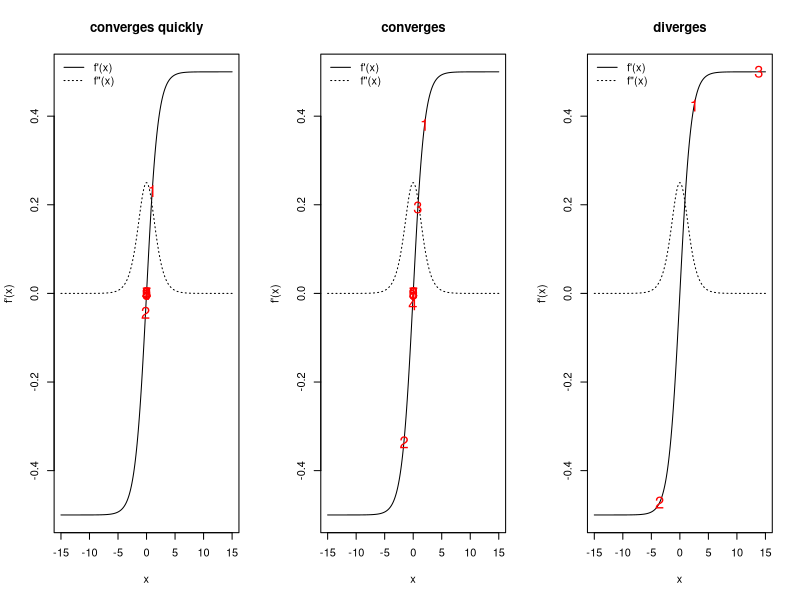
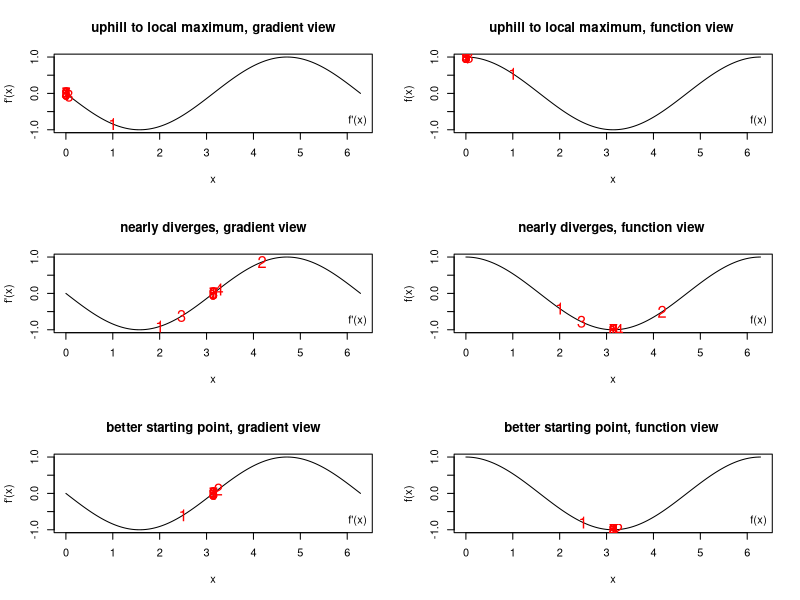
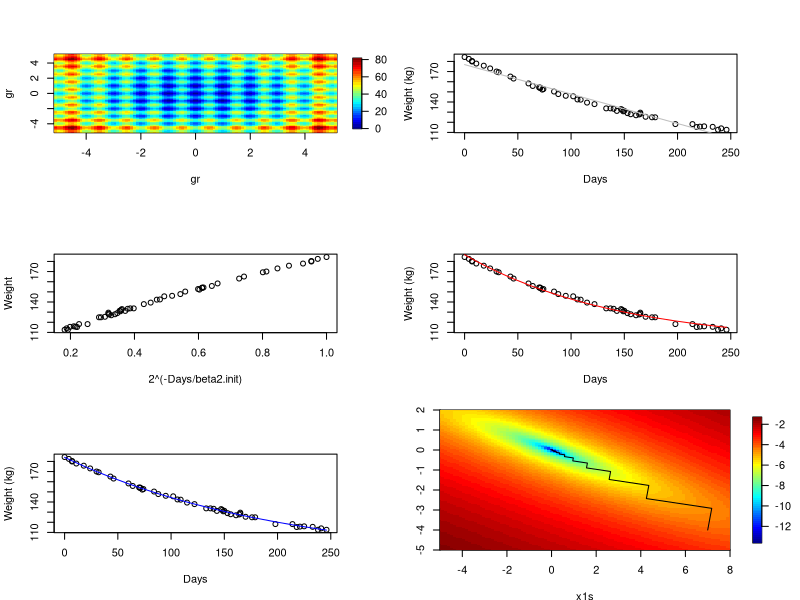
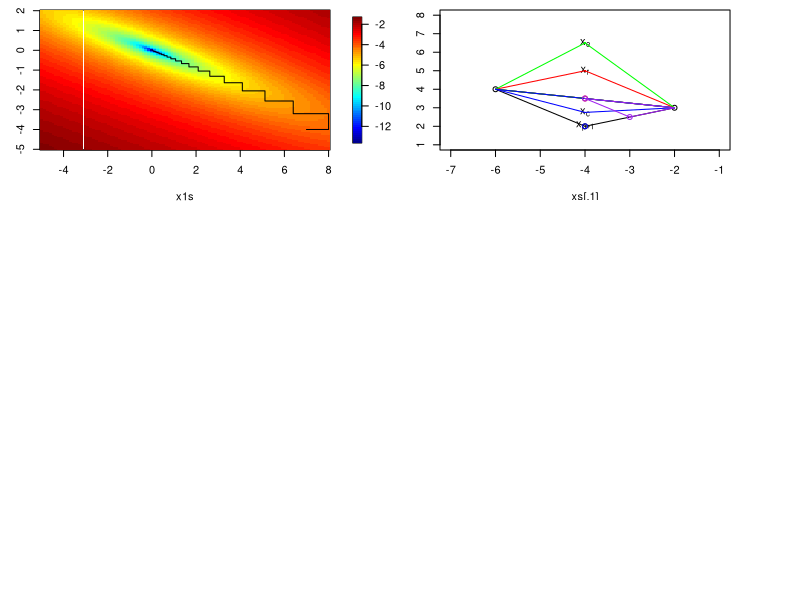
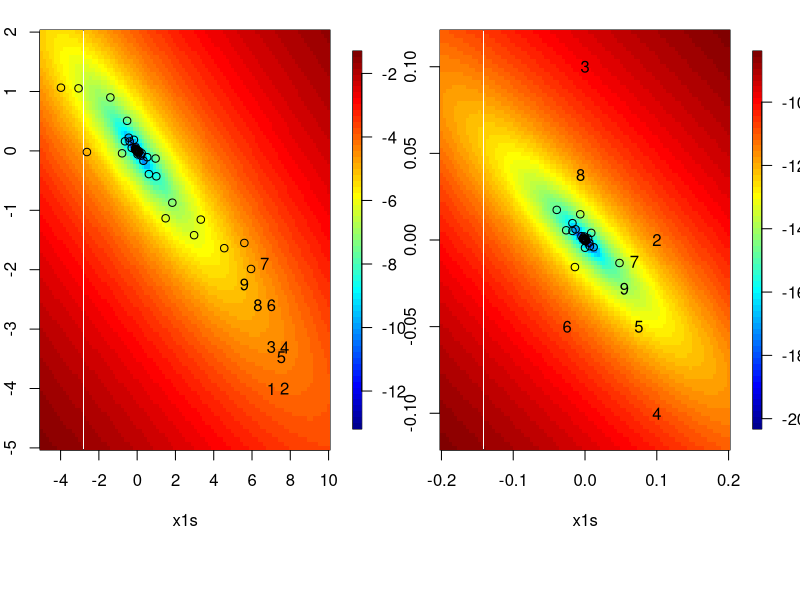
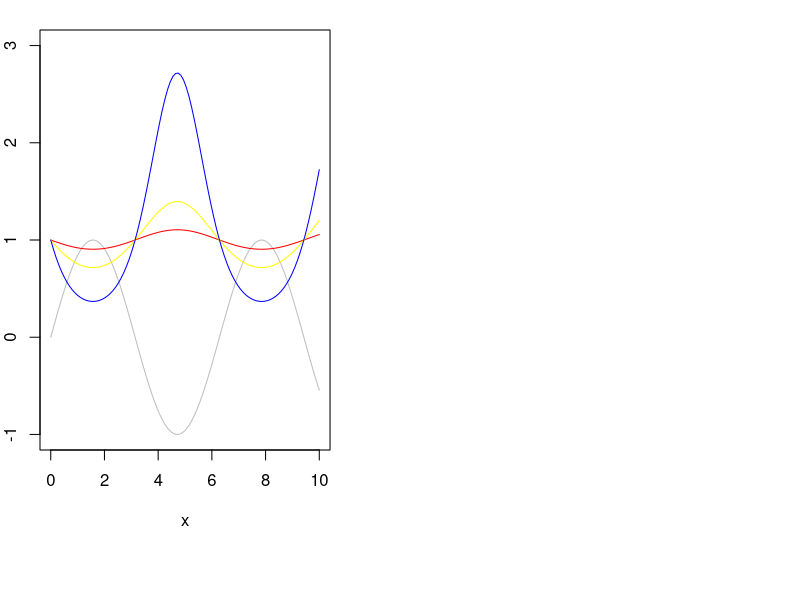
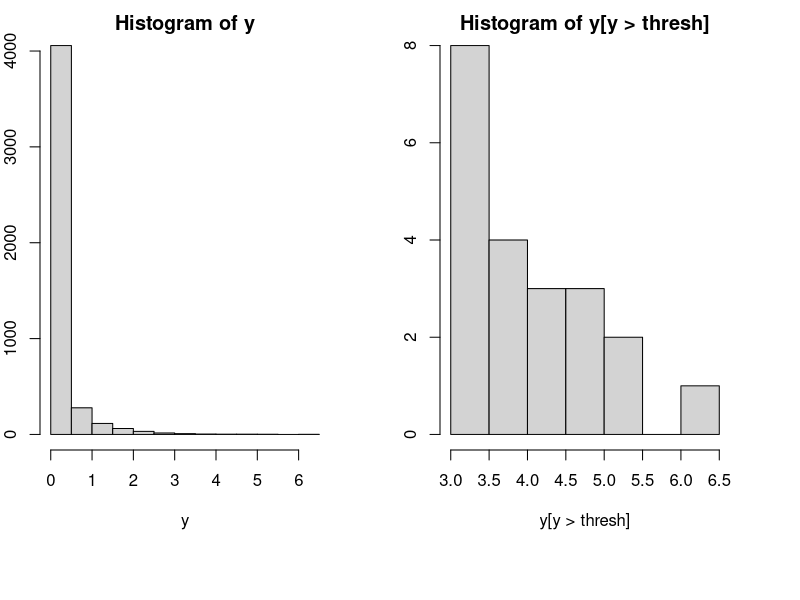
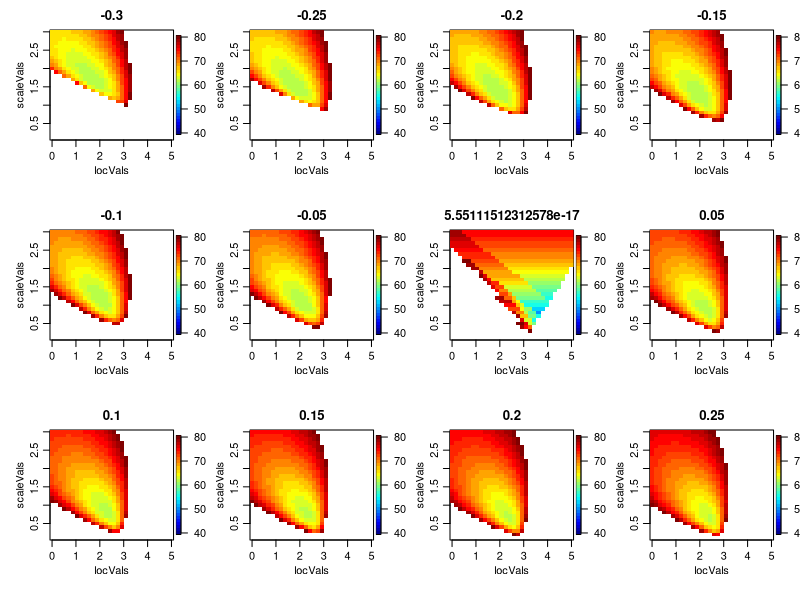

Recreate these plots in R, in order. (Note: this script raises an error after producing the figures.)
################################################################
### Demo code for Unit 11 of Stat243, "Optimization"
### Chris Paciorek, November 2020
################################################################

#######################################
# 3: Univariate function optimization
#######################################

### 3.3.3 How can Newton's method go wrong? 

## @knitr newton-diverge

par(mfrow = c(1, 3))
fp <- function(x, theta = 1){
	exp(x*theta)/(1+exp(x*theta)) - .5
}
fpp <- function(x, theta = 1){
	exp(x*theta)/((1+exp(x*theta))^2)
}
xs <- seq(-15, 15, len = 300)

## good starting point
x0 <- 1
xvals <- c(x0,rep(NA,9))
for(t in 2:10){
	xvals[t]=xvals[t-1] - fp(xvals[t-1]) / fpp(xvals[t-1])
}
## print(xvals)

plot(xs, fp(xs), type = 'l', xlab = 'x', ylab = "f'(x)", main ='converges quickly')
lines(xs, fpp(xs), lty = 3)
legend('topleft', bty = 'n', lty = c(1,3), legend = c("f'(x)", 'f"(x)'))
points(xvals, fp(xvals), pch = as.character(1:length(xvals)), col = 'red', cex = 1.5)

## ok starting point
x0 <- 2
xvals <- c(x0,rep(NA,9))
for(t in 2:10){
	xvals[t]=xvals[t-1] - fp(xvals[t-1]) / fpp(xvals[t-1])
}
## print(xvals)

plot(xs, fp(xs), type = 'l', xlab = 'x', ylab = "f'(x)", main ='converges')
lines(xs, fpp(xs), lty = 3)
legend('topleft', bty = 'n', lty = c(1,3), legend = c("f'(x)", 'f"(x)'))
points(xvals, fp(xvals), pch = as.character(1:length(xvals)), col = 'red', cex = 1.5)

## bad starting point
x0 <- 2.5
xvals <- c(x0,rep(NA,9))
for(t in 2:10){
	xvals[t]=xvals[t-1] - fp(xvals[t-1]) / fpp(xvals[t-1])
}
## print(xvals)
## whoops

plot(xs, fp(xs), type = 'l', xlab = 'x', ylab = "f'(x)", main = 'diverges')
lines(xs, fpp(xs), lty = 3)
legend('topleft', lty = c(1,3), legend = c("f'(x)", 'f"(x)'), bty = 'n')
points(xvals, fp(xvals), pch = as.character(1:length(xvals)), col = 'red', cex = 1.5)


## @knitr newton-uphill

## example of mistakenly climbing uphill

par(mfrow = c(3,2))

# original fxn
f <- function(x) cos(x)
# gradient
fp <- function(x) -sin(x)
# second derivative
fpp <- function(x) -cos(x)
xs <- seq(0, 2*pi, len = 300)

x0 <- 1 # starting point
fp(x0) # negative
fpp(x0) # negative
x1 <- x0 - fp(x0)/fpp(x0) # whoops, we've gone uphill 
## because of the negative second derivative
xvals <- c(x0,rep(NA,9))
for(t in 2:10){
	xvals[t]=xvals[t-1]-fp(xvals[t-1])/fpp(xvals[t-1])
}
## print(xvals)

plot(xs, fp(xs), type = 'l', xlab = 'x', ylab = "f'(x)",
     main = 'uphill to local maximum, gradient view',)
legend('bottomright', legend = c("f'(x)"), bty = 'n')
points(xvals, fp(xvals), pch = as.character(1:length(xvals)), col = 'red', cex = 1.5)
## and we've found a maximum rather than a minimum...
plot(xs, f(xs), type = 'l', xlab = 'x', ylab = "f(x)", 
     main = 'uphill to local maximum, function view ',)
legend('bottomright', legend = c("f(x)"), bty = 'n')
points(xvals, f(xvals), pch = as.character(1:length(xvals)), col = 'red', cex = 1.5)


## in contrast, with better starting points we can find the minimum

x0 <- 2 # ok starting point
fp(x0) 
fpp(x0) 
x1 <- x0 - fp(x0)/fpp(x0) 
xvals <- c(x0,rep(NA,9))
for(t in 2:10){
	xvals[t]=xvals[t-1]-fp(xvals[t-1])/fpp(xvals[t-1])
}
## print(xvals)

# oscillates and comes close to diverging but converges
plot(xs, fp(xs), type = 'l', xlab = 'x', ylab = "f'(x)",
     main = 'nearly diverges, gradient view',)
legend('bottomright', legend = c("f'(x)"), bty = 'n')
points(xvals, fp(xvals), pch = as.character(1:length(xvals)), col = 'red', cex = 1.5)
## and we've found a maximum rather than a minimum...
plot(xs, f(xs), type = 'l', xlab = 'x', ylab = "f(x)", 
     main = 'nearly diverges, function view ',)
legend('bottomright', legend = c("f(x)"), bty = 'n')
points(xvals, f(xvals), pch = as.character(1:length(xvals)), col = 'red', cex = 1.5)


x0 <- 2.5 # good starting point
fp(x0) 
fpp(x0) 
x1 <- x0 - fp(x0)/fpp(x0) 
xvals <- c(x0,rep(NA,9))
for(t in 2:10){
	xvals[t]=xvals[t-1]-fp(xvals[t-1])/fpp(xvals[t-1])
}
## print(xvals)

## converges quickly
plot(xs, fp(xs), type = 'l', xlab = 'x', ylab = "f'(x)",
     main = 'better starting point, gradient view',)
legend('bottomright', legend = c("f'(x)"), bty = 'n')
points(xvals, fp(xvals), pch = as.character(1:length(xvals)), col = 'red', cex = 1.5)
## and we've found a maximum rather than a minimum...
plot(xs, f(xs), type = 'l', xlab = 'x', ylab = "f(x)", 
     main = 'better starting point, function view ',)
legend('bottomright', legend = c("f(x)"), bty = 'n')
points(xvals, f(xvals), pch = as.character(1:length(xvals)), col = 'red', cex = 1.5)


## @knitr dummy

#######################################
# 4: Convergence ideas
#######################################

### 4.2 Starting values

## @knitr rastrigin

rastrigin <- function(x) {
	A <- 10
	n <- length(x)
	return(A*n + sum(x^2 - A * cos(2*pi*x)))
}
const <- 5.12
nGrid <- 100
gr <- seq(-const, const, len = nGrid)
xs <- expand.grid(x1 = gr, x2 = gr)
y <- apply(xs, 1, rastrigin)
require(fields)
image.plot(gr, gr, matrix(y, nGrid, nGrid), col=tim.colors(32))

## @knitr dummy

### 4.3 Convergence rates

## @knitr convergence

options(digits = 10)
f <- function(x) cos(x)
fp <- function(x) -sin(x)
fpp <- function(x) -cos(x)
xstar <- pi # known minimum

## N-R
x0 <- 2
xvals <- c(x0,rep(NA,9))
for(t in 2:10){
	xvals[t] <- xvals[t-1] - fp(xvals[t-1]) / fpp(xvals[t-1])
}
print(xvals)

## bisection
bisecStep <- function(interval, fp){
	xt <- mean(interval)
	if(fp(interval[1]) * fp(xt) <= 0) interval[2] <- xt else interval[1] <- xt
	return(interval)
}
nIt <- 30
a0 <- 2; b0 <- (3*pi/2) - (xstar - a0) 
## have b0 be as far from min as a0 for fair comparison with N-R
interval <- matrix(NA, nr = nIt, nc = 2)
interval[1, ] <- c(a0, b0)
for(t in 2:nIt){
	interval[t, ] <- bisecStep(interval[t-1, ], fp)
}
rowMeans(interval)

## @knitr dummy

########################################
### 5: Multivariate optimization
########################################

### 5.2 Newton-Raphson (Newton's method)

library(MASS)
head(wtloss)
attach(wtloss)

plot(Days, Weight, ylab = "Weight (kg)")

### Linear fit - not a good model
wtloss.lm <- lm(Weight ~ Days, data = wtloss)
coef(wtloss.lm) # estimates of the intercept and slope
lines(Days, fitted(wtloss.lm), col = "grey")

## we need some starting values
## guess that beta2 approx 100 since the midpoint of Days is near 100

beta2.init = 100
2^(-Days/beta2.init)  ## implicit covariate

plot(2^(-Days/beta2.init), Weight)
tmpMod = lm(Weight ~ I(2^(-Days/beta2.init)))
beta0.init = tmpMod$coef[1]
beta1.init = tmpMod$coef[2]

plot(Days, Weight, ylab = "Weight (kg)")
lines(Days, beta0.init + beta1.init * 2^(-Days/beta2.init), col = 'red')
## not bad; let's go with that

expr = quote((Weight - (beta0 + beta1 * 2^(-Days/beta2)))^2) # objective is sum of this quantity over the observations
## let R do the differentiation of the basic expression for us (since human error in taking derivatives is very common)
## R won't deal with the summation, so we'll have to do that ourselves
deriv(expr, c("beta0", "beta1", "beta2"), function.arg = TRUE)
deriv3(expr, c("beta0", "beta1", "beta2"), function.arg = TRUE) # same as deriv()  with Hessian = TRUE

f =function(betas){
  sum((Weight - (betas[1] + betas[2] * 2^(-Days/betas[3])))^2)
}

## use the basic code based on deriv() and deriv3() 
fp = function(betas){
  ## a bit sloppy as I use Days and Weight as global vars here
  beta0 = betas[1]
  beta1 = betas[2]
  beta2 = betas[3]
  .expr3 <- 2^(-Days/beta2)
  .expr6 <- Weight - (beta0 + beta1 * .expr3)
  grad = - c(sum(2*.expr6), sum(2*(.expr3*.expr6)),
             sum(2* (beta1 * (.expr3 * (log(2) * (Days/beta2^2))) * .expr6)))
  return(grad)
}

fpp = function(betas){
  ## a bit sloppy as I use Days and Weight as global vars here
  n = length(Days)
  beta0 = betas[1]
  beta1 = betas[2]
  beta2 = betas[3]
  .expr3 <- 2^(-Days/beta2)
  .expr6 <- Weight - (beta0 + beta1 * .expr3)
  .expr11 <- log(2)
  .expr12 <- beta2^2
  .expr14 <- .expr11 * (Days/.expr12)
  .expr15 <- .expr3 * .expr14
  .expr16 <- beta1 * .expr15
  
  hessian = matrix(0, 3, 3)
  hessian[1, 1] <- 2*n # don't forget to do summation (i.e., multiply by n)
  hessian[1, 2] <- sum(2 * .expr3)
  hessian[1, 3] <- sum( 2 *  .expr16)
  hessian[2, 2] <- sum( 2 * (.expr3 * .expr3))
  
  hessian[2, 3] <-  - sum(2 * 
                          (.expr15 * .expr6 - .expr3 * .expr16))
  
  hessian[3, 3] <- - sum(2 * (beta1 * (.expr15 * 
                                       .expr14 - .expr3 * (.expr11 * (Days * (2 * beta2)/.expr12^2))) * 
                              .expr6 - .expr16 * .expr16))
  hessian[lower.tri(hessian)] = t(hessian[upper.tri(hessian)])
  return(hessian) 
}



nIt = 20
xvals = matrix(NA, nr = nIt, nc = 3)
xvals[1, ] = c(beta0.init, beta1.init, beta2.init)


for(t in 2:nIt){
  xvals[t, ] = xvals[t-1, ] - solve(fpp(xvals[t-1, ]), fp(xvals[t-1, ]))
  if(FALSE){ # in case not numerically p.d., use pseudoinverse
    e = eigen(fpp(xvals[t-1, ])) 
    e$val = 1/e$val
    e$val[e$val < 0] = 0 # pseudo-inverse
    xvals[t, ] = xvals[t-1, ] - e$vec%*%((t(e$vec)*e$val)%*%fp(xvals[t-1, ]))
  }
}

## let's check against R's built-in nonlinear least squares function
beta.start = xvals[1, ]
names(beta.start) = c("beta0", "beta1", "beta2")
wtloss.fm <- nls(Weight ~ beta0 + beta1*2^(-Days/beta2), 
                 data = wtloss, start = beta.start, trace = TRUE)
nlsEst = coef(wtloss.fm)

f(xvals[20, ])
f(nlsEst)

plot(Days, Weight, ylab = "Weight (kg)")
lines(Days, fitted(wtloss.fm), col = "blue")

### 5.3 Fisher scoring

## data are only involved in .expr6 and all Hessian terms involving .expr6 are linear in it, so replace with its expectation, which is simply 0

fppFS = function(betas){
  ## a bit sloppy as I use Days and Weight as global vars here
  n = length(Days)
  beta0 = betas[1]
  beta1 = betas[2]
  beta2 = betas[3]
    .expr3 <- 2^(-Days/beta2)
    .expr6 <- 0 # Weight - (beta0 + beta1 * .expr3)
    .expr11 <- log(2)
    .expr12 <- beta2^2
    .expr14 <- .expr11 * (Days/.expr12)
    .expr15 <- .expr3 * .expr14
    .expr16 <- beta1 * .expr15
 
  hessian = matrix(0, 3, 3)
  hessian[1, 1] <- 2*n # don't forget to do summation (i.e., multiply by n)
    hessian[1, 2] <- sum(2 * .expr3)
    hessian[1, 3] <- sum( 2 *  .expr16)
    hessian[2, 2] <- sum( 2 * (.expr3 * .expr3))
  
    hessian[2, 3] <-  - sum(2 * 
        (.expr15 * .expr6 - .expr3 * .expr16))

    hessian[3, 3] <- - sum(2 * (beta1 * (.expr15 * 
        .expr14 - .expr3 * (.expr11 * (Days * (2 * beta2)/.expr12^2))) * 
        .expr6 - .expr16 * .expr16))
  hessian[lower.tri(hessian)] = t(hessian[upper.tri(hessian)])
  return(hessian) 
}


nIt = 20
xvals = matrix(NA, nr = nIt, nc = 3)
xvals[1, ] = c(beta0.init, beta1.init, beta2.init)

fpp(xvals[1, ])
fppFS(xvals[1, ])
## pretty similar - some terms in the observed FI didn't involve the data, so don't change anyway

for(t in 2:nIt){
  xvals[t, ] = xvals[t-1, ] - solve(fppFS(xvals[t-1, ]), fp(xvals[t-1, ]))
}

## FS seems to give slightly faster convergence here


### 5.5.1 Descent methods and Newton-like methods

## steepest descent

## @knitr steepest

par(mai = c(.5,.4,.1,.4))
f <- function(x){
	x[1]^2/1000 + 4*x[1]*x[2]/1000 + 5*x[2]^2/1000
}
fp <- function(x){
	c(2 * x[1]/1000 + 4 * x[2]/1000,
	4 * x[1]/1000 + 10 * x[2]/1000)
}
lineSearch <- function(alpha, xCurrent, direction, FUN){
	newx <- xCurrent + alpha * direction
	FUN(newx)
}
nIt <- 50
xvals <- matrix(NA, nr = nIt, nc = 2)
xvals[1, ] <- c(7, -4)
for(t in 2:50){
	newalpha <- optimize(lineSearch, interval = c(-5000, 5000),
		xCurrent = xvals[t-1, ], direction = fp(xvals[t-1, ]),
		FUN = f)$minimum 
	xvals[t, ] <- xvals[t-1, ] + newalpha * fp(xvals[t-1, ])
}
x1s <- seq(-5, 8, len = 100); x2s = seq(-5, 2, len = 100)
fx <- apply(expand.grid(x1s, x2s), 1, f)
## plot f(x) surface on log scale
image.plot(x1s, x2s, matrix(log(fx), 100, 100), 
	xlim = c(-5, 8), ylim = c(-5,2)) 
lines(xvals) ## overlay optimization path
## kind of slow

## @knitr dummy

### 5.6 Gauss-Seidel

## @knitr Gauss-Seidel

f <- function(x){
	return(x[1]^2/1000 + 4*x[1]*x[2]/1000 + 5*x[2]^2/1000)
}
f1 <- function(x1, x2){ # f(x) as a function of x1
	return(x1^2/1000 + 4*x1*x2/1000 + 5*x2^2/1000)
}
f2 <- function(x2, x1){ # f(x) as a function of x2
	return(x1^2/1000 + 4*x1*x2/1000 + 5*x2^2/1000)
}
x1s <- seq(-5, 8, len = 100); x2s = seq(-5, 2, len = 100)
fx <- apply(expand.grid(x1s, x2s), 1, f)
image.plot(x1s, x2s, matrix(log(fx), 100, 100))
nIt <- 49
xvals <- matrix(NA, nr = nIt, nc = 2)
xvals[1, ] <- c(7, -4)
## 5, -10
for(t in seq(2, nIt, by = 2)){
	newx1 <- optimize(f1, x2 = xvals[t-1, 2], interval = c(-40, 40))$minimum
	xvals[t, ] <- c(newx1, xvals[t-1, 2])
	newx2 <- optimize(f2, x1 = newx1, interval = c(-40, 40))$minimum
	xvals[t+1, ] <- c(newx1, newx2)
}
lines(xvals)

## @knitr dummy

### 5.7 Nelder-Mead

## set up tuning factors
alpha = 1
gamma = 2
beta = .5
delta = .5

## auxiliary function to plot line segments
plotseg = function(ind1, ind2, col = 1){
  if(length(ind1) == 1){
    segments(xs[ind1, 1], xs[ind1 , 2], xs[ind2, 1], xs[ind2, 2], col = col)
  } else{
    segments(ind1[1], ind1[2], xs[ind2, 1], xs[ind2, 2], col = col)    
  }
}
  
## initial polytope
xs = matrix(c(-2,3,-6,4,-4,2),nc=2,byrow=T)

plot(xs,xlim=c(-7,-1),ylim=c(1,8))
plotseg(2, 3)
plotseg(1, 3)
plotseg(1, 2)

xbar = (xs[1,]+xs[2,])/2

text(xs[3,1], xs[3,2], expression(x[p+1]))

points(xbar[1],xbar[2], col = 'red')

### reflection

xr = (1+alpha)*xbar - alpha*xs[3,]
points(xr[1],xr[2],col = 'red', pch = 16, cex = .4)
text(xr[1],xr[2], expression(x[r]))

plotseg(xr, 1, col = 'red')
plotseg(xr, 2, col = 'red')
plotseg(1, 2, col = 'red')
## red triangle is now our proposed new polytope

### consider expansion if xr is better than all the other points

xe = gamma*xr + (1-gamma)*xbar
points(xe[1], xe[2], col = 'green', pch = 16, cex = .4)
text(xe[1],xe[2], expression(x[e]))
## if xe is better than xr, use xe, o.w. use xr

plotseg(xe, 1, col = 'green')
plotseg(xe, 2, col = 'green')
plotseg(1, 2, col = 'green')

### consider contraction if xr is worse than x_1,...,x_p

## suppose xr is worse than x_p+1
## set xh = x_p+1

points(xs[3,1], xs[3, 2], col = 'blue')

## set xh to be the best of these two points
xh = xs[3, ] # suppose the original point is better than the reflection
xc = beta*xh + (1-beta)*xbar
points(xc[1], xc[2], col = 'blue', pch = 16, cex = .4)
text(xc[1],xc[2], expression(x[c]))
## if xc is better than xh, then contract

plotseg(xc, 1, col = 'blue')
plotseg(xc, 2, col = 'blue')
plotseg(1, 2, col = 'blue')

## if not, shrink simplex toward the best point (xs[1, ])

### shrinkage

xs[2, ] = delta*xs[2, ] + (1-delta)*xs[1, ]
xs[3, ] = delta*xs[3, ] + (1-delta)*xs[1, ]

points(xs[2, 1], xs[2, 2], col = 'purple')
points(xs[3, 1], xs[3, 2], col = 'purple')

plotseg(1, 2, 'purple')
plotseg(1, 3, 'purple')
plotseg(2, 3, 'purple')

### if xr was better than x_p+1 then
## set xh = xr and do the contraction and shrinkage similarly to the above

### Nelder-Mead on our quadratic toy example

## @knitr nelder-example

f <- function(x, plot = TRUE, verbose = FALSE) {
    result <- x[1]^2/1000 + 4*x[1]*x[2]/1000 + 5*x[2]^2/1000
    if(verbose) print(result)
    if(plot && cnt < 10) {
        points(x[1], x[2], pch = as.character(cnt))
        if(cnt < 10) cnt <<- cnt + 1 else cnt <<- 1
        if(interactive())
            invisible(readline(prompt = "Press <Enter> to continue..."))
    } else if(plot) points(x[1], x[2])
    return(result)
}

library(fields)
par(mfrow = c(1,2))

x1s <- seq(-5, 10, len = 100); x2s = seq(-5, 2, len = 100)
fx <- apply(expand.grid(x1s, x2s), 1, f, FALSE)
cnt <- 1
image.plot(x1s, x2s, matrix(log(fx), 100, 100))
init <- c(7, -4)
optim(init, f, method = "Nelder-Mead", verbose = FALSE)

x1s <- seq(-.2, .2, len = 100); x2s = seq(-.12, .12, len = 100)
fx <- apply(expand.grid(x1s, x2s), 1, f, FALSE)
cnt <- 1
image.plot(x1s, x2s, matrix(log(fx), 100, 100))
init <- c(-0, 0)
optim(init, f, method = "Nelder-Mead", verbose = FALSE)

## @knitr dummy

### 5.8 Simulated annealing

x= seq(0,10,len=100)
f=function(x)  sin(x)

plot(x, f(x), type='l', ylim = c(-1, 3), col = 'grey')
tau = 10
## plot the modified function
lines(x, exp(-f(x)/tau), col = 'red')   # try tau = 3, 1, .3, etc.
## effect of cooling...
tau =3
# plot the modified function
lines(x, exp(-f(x)/tau), col='yellow')   # try tau = 3, 1, .3, etc.
tau =1
## plot the modified function
lines(x, exp(-f(x)/tau), col = 'blue')   # try tau = 3, 1, .3, etc.

##############################
# 6: Optimization in R
##############################

### 6.1 Core optimization functions

## using optim()

yHundredths = scan('../data/precipData.txt')  # precip in hundredths of inches
yHundredths = yHundredths[!is.na(yHundredths)]
y = yHundredths/100  # precip now in inches

par(mfrow = c(1, 2))
hist(y)
thresh = 3
hist(y[y > thresh])

npy=31+28+31 # number of days in winter season
cutoff = (1/25.4) # wet days defined as those with > 1 mm (1/25.4 inches) of precip
thresh = as.numeric(quantile(y[y > cutoff],.98,na.rm=T)) # 98%ile of wet days


pp.lik <- function(par, y, thresh, npy) {
  mu <- par[1]
  sc <- par[2]
  xi <- par[3]
  uInd = y > thresh
  if(sc <= 0) 
    return(10^6);
  if ((1 + ((xi * (thresh - mu))/sc)) < 0) {
    l <- 10^6; 
  }
  else {
    y <- (y - mu)/sc
    y <- 1 + xi * y
    if (min(y^uInd) <= 0){   
      l <- 10^6;
    } else{
      ytmp = y
      ytmp[!uInd]=1  # 'zeroes' out those below the threshold after applying the log in next line
      l <- sum(uInd * log(sc)) + sum(uInd * log(ytmp) * 
                                     (1/xi + 1)) + length(y)/npy * mean((1 + (xi * (thresh - mu))/sc)^(-1/xi))
    }
  }
  l
}

## optim() usage
## out <- optim(init, pp.lik, hessian = TRUE, method = "BFGS", control = list(maxit = maxit, trace = TRUE))

yExc = y[y > thresh]
in2 <- sqrt(6 * var(yExc))/pi  # have initial values depend only on those above the threshold
in1 <- mean(yExc) - 0.57722 * in2
init0 = c(in1, in2, 0.1)

## fit with Nelder-Mead (default) and BFGS
fit1 <- optim(init0, pp.lik, y = y, thresh = thresh, npy = npy, control = list(trace = TRUE)) # 118 fxn evals
fit2 <- optim(init0, pp.lik, y = y, thresh = thresh, npy = npy, method = 'BFGS', control = list(trace = TRUE)) # ~ 10 its
print(fit1)
print(fit2)

mle <- fit2$par

system.time(optim(init0, pp.lik, y = y, thresh = thresh, npy = npy))
system.time(optim(init0, pp.lik, y = y, thresh = thresh, npy = npy, method = 'BFGS'))

## different starting value 
init1 = c(mean(y[y > thresh]), sd(y[y > thresh]), -0.1)
optim(init1, pp.lik, y = y, thresh = thresh, npy = npy, control = list(trace = TRUE)) 
optim(init1, pp.lik, y = y, thresh = thresh, npy = npy, method = 'BFGS', control = list(trace = TRUE)) 

## bad starting value for BFGS
init2 = c(thresh, .01, .1)
out = optim(init2, pp.lik, y = y, thresh = thresh, npy = npy, control = list(trace = TRUE), hessian = TRUE)
solve(out$hessian)
out2 = optim(init2, pp.lik, y = y, thresh = thresh, npy = npy, method = 'BFGS', control = list(trace = TRUE), hessian = TRUE)
solve(out2$hessian)


## suppose the data were on a different scale
yExc2 <- yExc * 1000
y2 <- y * 1000
thresh2 <- thresh * 1000


in2 <- sqrt(6 * var(yExc2))/pi  # have initial values depend only on those above the threshold
in1 <- mean(yExc2) - 0.57722 * in2
init3 = c(in1, in2, 0.1)

optim(init3, pp.lik, y = y2, thresh = thresh2, npy = npy, control = list(trace = TRUE)) ## note that the parameters have changed even beyond a scaling effect
optim(init3, pp.lik, y = y2, thresh = thresh2, npy = npy, method = 'BFGS', control = list(trace = TRUE)) # note lack of convergence after 100 its
optim(init3, pp.lik, y = y2, thresh = thresh2, npy = npy, method = 'BFGS', control = list(trace = TRUE, maxit = 1000)) # convergence, but to values not concordant with those from fitting the original y data

## when we have y2 = y*1000, the location and scale parameters are on very different scales than the shape parameter
## can we use parscale to deal with the problems when the data are on a different scale?
optim(init3, pp.lik, y = y2, thresh = thresh2, npy = npy, control = list(trace = TRUE, parscale = c(1000,1000,1))) 
optim(init3, pp.lik, y = y2, thresh = thresh2, npy = npy, method = 'BFGS', control = list(trace = TRUE, parscale = c(1000,1000,1))) 
## yes, that works! the parameter estimates are now equivalent to those from the standard fitting of the original data

## default step size for numerical derivative is only .001; perhaps we should try with higher accuracy
optim(init0, pp.lik, y = y, thresh = thresh, npy = npy, method = 'BFGS', control = list(trace = TRUE, ndeps = rep(1e-6, 3)))
## note that we needed only 33 function evaluations instead of the original 43, presumably because of higher accuracy in the derivative

#### let's do some plotting of the objective fxn as a sanity check

## 3-d grid of location, scale, shape
locVals = seq(0, 5, len = 30)
scaleVals = seq(.1, 3, len = 30)
shapeVals = seq(-.3, .25, by = .05)
parGrid = expand.grid(loc = locVals, scale = scaleVals, shape = shapeVals)

obj=apply(parGrid, 1, pp.lik, y=y, thresh=thresh, npy=npy) # compute objective function for all parameter combos

tmp = cbind(parGrid,obj)

library(fields)

par(mfrow=c(3, 4), mai = c(.6,.5, .3, .1), mgp = c(1.8, .7, 0))
for( i in 1:length(shapeVals)){
  tmp2 = tmp[tmp$shape == shapeVals[i],] # slice of objective fxn for fixed shape parameter
  image.plot(locVals, scaleVals, matrix((tmp2$obj), length(locVals), length(scaleVals)), col = tim.colors(32), zlim = c(40,80), main = as.character(shapeVals[i]))
}
## note there a couple weird things about this log likelihood - (1) weird things happen when the shape parameter is very close to 0 and (2) for certain combinations the likelihood is not defined (it's set to 1e6) - this is why some of the colors go from aqua to white without showing red values - reparameterizing or optimizing with explicit constraints may be better approaches

## apart from that, it appears that optim() has probably found the minimum

##############################
# 9: Convex optimization
##############################

### 9.6 Interior point methods

## @knitr constrOptim

## based on the example in ?constrOptim
fr <- function(x) {   ## Rosenbrock Banana function
  x1 <- x[1]
  x2 <- x[2]
  100 * (x2 - x1 * x1)^2 + (1 - x1)^2
}
grr <- function(x) { ## Gradient of 'fr'
  x1 <- x[1]
  x2 <- x[2]
  c(-400 * x1 * (x2 - x1 * x1) - 2 * (1 - x1),
    200 *      (x2 - x1 * x1))
}

m <- 100
x1s <- x2s <- seq(-5, 5, len = m)
xs <- expand.grid(x1s, x2s)

f <- apply(xs, 1, fr)

image.plot(x1s, x2s, matrix(log(f), m))

ui = rbind(c(-1,0), c(1,-1))
ci = c(-0.9, -0.1)
## x1 <= 0.9
## x2 <= x1 + 0.1
## this is Region "I" in the figure

abline(v = 0.9)
abline(.1, 1)

out <- constrOptim(c(.5,0), fr, grr, ui = ui, ci = ci)
out$par
points(out$par[1], out$par[2])
text(-1,-2, "I", cex = 2)

## what about constraining to a different region? ("Region II")

ui = rbind(c(-1,0), c(-1, 1))
ci = c(-0.9,0.1)
## x1 <= 0.9
## x2 >= x1 + 0.1

out <- constrOptim(c(.5,0), fr, grr, ui = ui, ci = ci)
## whoops, not feasible!
out <- constrOptim(c(-3, 2), fr, grr, ui = ui, ci = ci)
points(out$par[1], out$par[2], pch = 2)
text(-3,0, "II", cex = 2)

## how about optimizing along a line (equality constraint)?
## x1 - x2 = 0.1 is the same as
## x1 - x2 <= 0.1
## x1 - x2 >= 0.1
ui = rbind(c(-1, 1), c(1, -1))
ci = c(-0.1, 0.1)

out <- constrOptim(c(3.1, 3.0), fr, grr, ui = ui, ci = ci)
## hmmm, numerical issues?

## ok, how about making a long narrow region around the line?
## this takes a while...
ui = rbind(c(1,-1), c(-1,1))
ci = c(.099,-.101)
## hmmm, out1 thinks it has converged ...
out1 <- constrOptim(c(3.1, 3.0), fr, grr, ui = ui, ci = ci)
out2 <- constrOptim(c(3.1, 3.0), fr, NULL, ui = ui, ci = ci)

image.plot(x1s, x2s, matrix(log(f), m))
abline(-0.1, 1)
points(out1$par[1], out1$par[2], pch = "1")
points(out2$par[1], out2$par[2], pch = "2")
